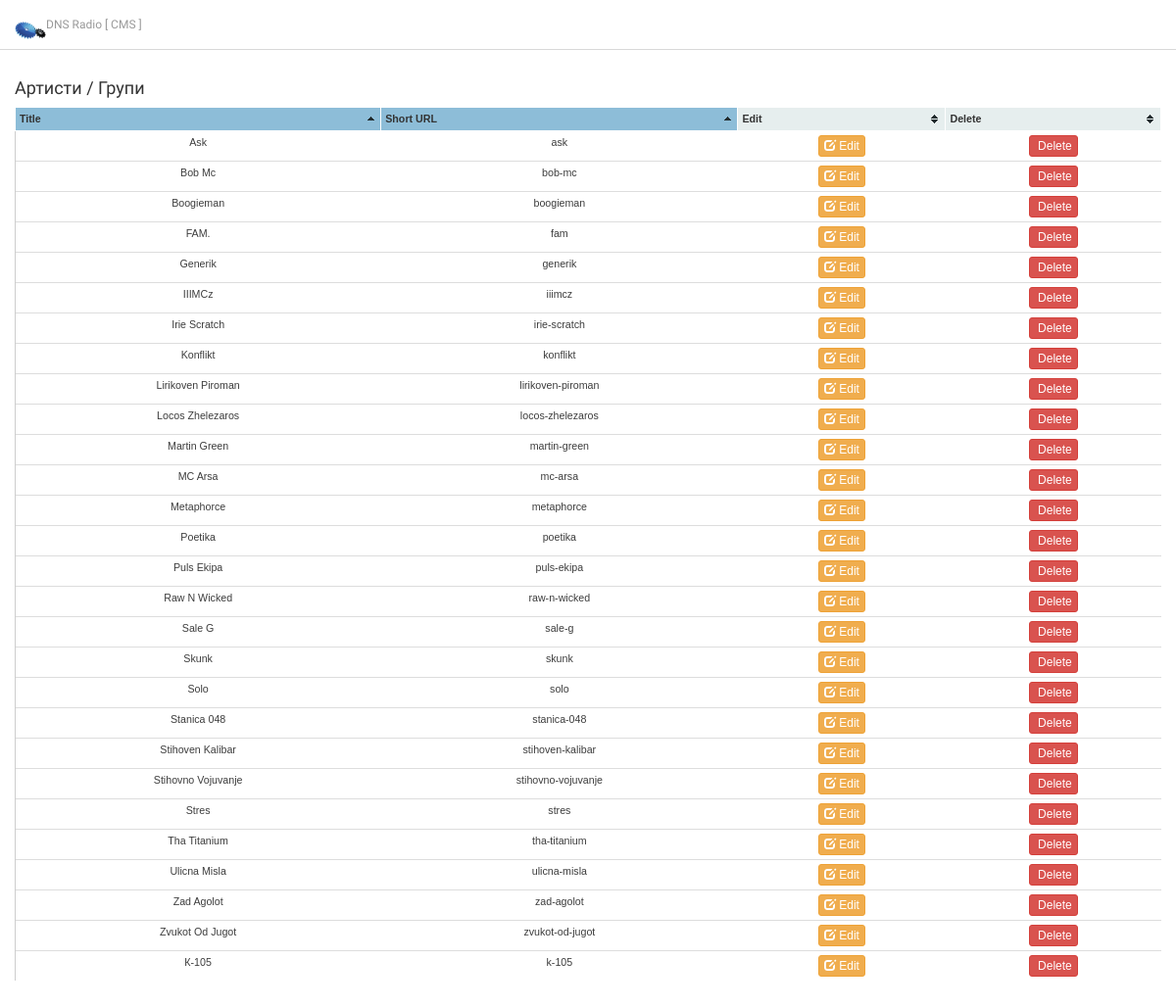
Screenshot of /listartists.php with the database file from the repository.
### tables this page shows
CREATE TABLE IF NOT EXISTS `artists` (
  `id` int(15) NOT NULL AUTO_INCREMENT,
  `cat_id` int(15) NOT NULL,
  `title` varchar(150) NOT NULL,
  `url` varchar(150) NOT NULL,
  `image` varchar(150) NOT NULL,
  `image_thumb` varchar(150) NOT NULL,
  `clenovi` varchar(500) NOT NULL,
  `poteklo` varchar(150) NOT NULL,
  `zanr` varchar(150) NOT NULL,
  `izdavachka_kukja` varchar(150) NOT NULL,
  `email` varchar(150) NOT NULL,
  `facebook` varchar(150) NOT NULL,
  `twitter` varchar(150) NOT NULL,
  `website` varchar(150) NOT NULL,
  `soundcloud` varchar(150) NOT NULL,
  `youtube` varchar(150) NOT NULL,
  `tekst` text NOT NULL,
  PRIMARY KEY (`id`)
);

### listartists.php (the view, shortened to what this page needs)
<?php
require_once 'header.php'; ?>
<p class="naslov" >
  <?php
echo '<h4 class="naslov" >Артисти / Групи</h4>';
  ?>
</p>
<table class="table tablesorter" id="artiststable">
  <thead>
    <tr>
      <th>Title</th>
      <th>Short URL</th>
      <th>Edit</th>
      <th>Delete</th>
    </tr>
  </thead>
  <tbody>
    <?php
    $dbquery = mysqli_query($con,"SELECT * FROM artists");
    while($row = mysqli_fetch_array($dbquery)) {
      echo '
      <tr>
        <td>'.$row['title'].'</td>
        <td>'.$row['url'].'</td>
        <td>
         <form action="editartists" method="post" role="form">
           <input type="hidden" name="id" value="'.$row['id'].'">
           <input type="hidden" name="title" value="'.$row['title'].'">
           <button class="btn btn-warning btn-xs"> <span class="glyphicon glyphicon-edit"> </span>  Edit  </button>
         </form>
       </td>
       <td>
         <form action="" method="post" role="form">
           <input type="hidden" name="id" value="'.$row['id'].'">
           <input type="hidden" name="title" value="'.$row['title'].'">
           <input type="hidden" name="delete" value="delete"  />
           <button class="btn btn-danger btn-xs"> <span class="glyphicon glyphicon-delete"> </span> Delete </button>
         </form>
       </td>
     </tr>';
   }
   ?>
 </tbody>
</table>
<?php require_once 'footer.php'; ?>

### header.php (shortened to what this page needs)
<!DOCTYPE html>
<html>
<head>
        <link href="/css/bootstrap.min.css" rel="stylesheet" media="screen">
        <link href="/css/style.css" rel="stylesheet" media="screen">
        <link href="/css/bootstrap-tagsinput.css" rel="stylesheet" media="screen">
    </head>
    <body>
        <div class="container-fluid">
            <header class="navbar navbar-default navbar-fixed-top navbar-default-color">
                <a class="navbar-brand" href="/">
                    <img src="/images/icons/settings_small.png" alt="CMS" /> <?php
                    echo constant("ADMIN_PANEL"); ?></a>
                </header>
                <div class="row">
                    <div class="col-md-12">

### footer.php (shortened to what this page needs)
</div>
</div>
</div>
</body>
</html>

### css/style.css (style rules this page uses)
body { font-family: 'Rajdhani', sans-serif; background-repeat: repeat; }
.navbar-default { background: url("/images/admin/white.png") repeat scroll 0% 0% transparent; border-color: #D8D8D8; border-radius: 0px; }
.navbar-default img { float: left; }
.navbar-default .navbar-brand { color: #000; font-size: 12px; }
table.tablesorter { font-family:arial; background-color: #CDCDCD; margin:10px 0pt 15px; font-size: 8pt; width: 100%; text-align: left; }
table.tablesorter thead tr th, table.tablesorter tfoot tr th { background-color: #e6EEEE; border: 1px solid #FFF; font-size: 8pt; padding: 4px; }
table.tablesorter thead tr .header { background-image: url(/images/admin/bg.gif); background-repeat: no-repeat; background-position: center right; cursor: pointer; }
table.tablesorter tbody td { color: #3D3D3D; padding: 4px; text-align: center; background-color: #FFF; vertical-align: top; }
table.tablesorter thead tr .headerSortDown { background-image: url(/images/admin/desc.gif); }
table.tablesorter thead tr .headerSortDown, table.tablesorter thead tr .headerSortUp { background-color: #8dbdd8; }

### rows the page displays
artists: title "Raw N Wicked", url "raw-n-wicked"
artists: title "IIIMCz", url "iiimcz"
artists: title "Bob Mc", url "bob-mc"
artists: title "Poetika", url "poetika"
artists: title "Sale G", url "sale-g"
artists: title "MC Arsa", url "mc-arsa"
artists: title "FAM.", url "fam"
artists: title "Ulicna Misla", url "ulicna-misla"
artists: title "Martin Green", url "martin-green"
artists: title "Lirikoven Piroman", url "lirikoven-piroman"
artists: title "Generik", url "generik"
artists: title "Puls Ekipa", url "puls-ekipa"
artists: title "Tha Titanium", url "tha-titanium"
artists: title "Skunk", url "skunk"
artists: title "Zad Agolot", url "zad-agolot"
artists: title "Stihoven Kalibar", url "stihoven-kalibar"
artists: title "Solo", url "solo"
artists: title "Konflikt", url "konflikt"
artists: title "Metaphorce", url "metaphorce"
artists: title "Ask", url "ask"
artists: title "Stihovno Vojuvanje", url "stihovno-vojuvanje"
artists: title "Stres", url "stres"
artists: title "К-105", url "k-105"
artists: title "Zvukot Od Jugot", url "zvukot-od-jugot"
artists: title "Locos Zhelezaros", url "locos-zhelezaros"
artists: title "Boogieman", url "boogieman"
artists: title "Stanica 048", url "stanica-048"
artists: title "Irie Scratch", url "irie-scratch"

### other values shown
constant("ADMIN_PANEL") "DNS Radio [ CMS ]"
